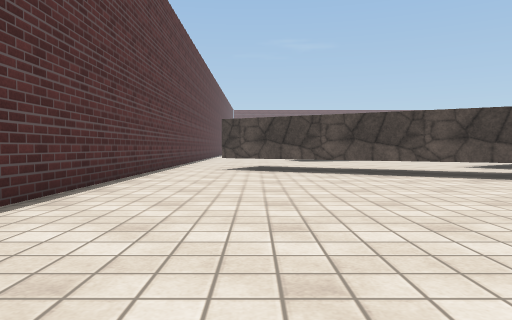
[1] (above)

16 first-person views from a walk through a 3-D level made in the Unity game engine. The camera is 0.58 m above the floor, tilts 2° down and sees 70° across. The floor is counted in squares, 1 m on a side. Each view is taken from the middle of a square. On the plan, view 1 faces up. The plan holds only what a view shows up to about 10 squares ahead; the rest is blank. The place goes on beyond the plan. The player character is not drawn. Surface patterns are stand-ins for the level's own textures.

[2]
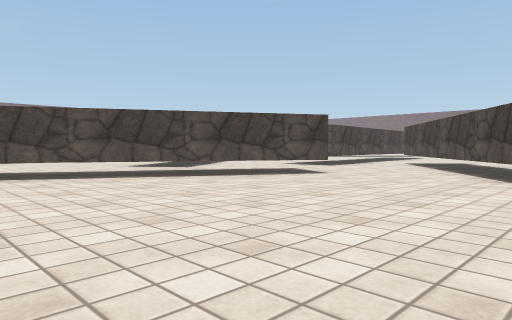

[3]
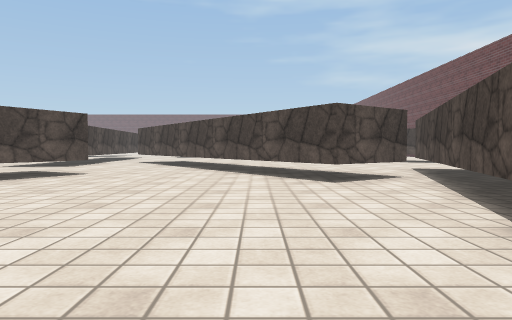

[4]
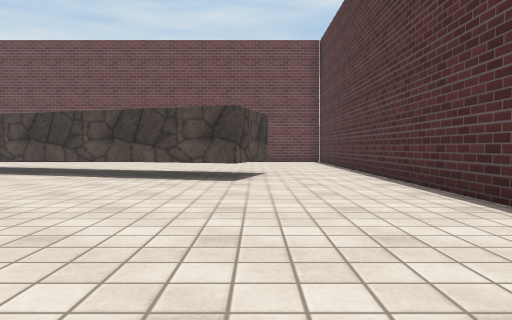

[5]
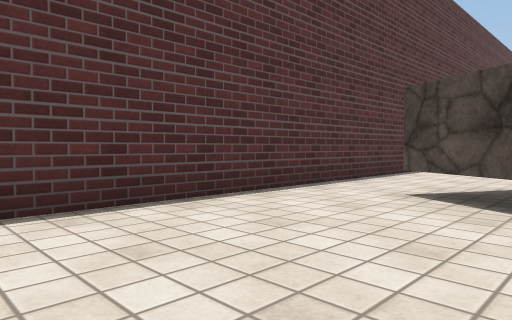

[6]
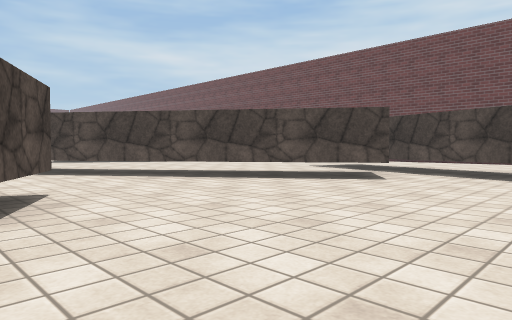

[7]
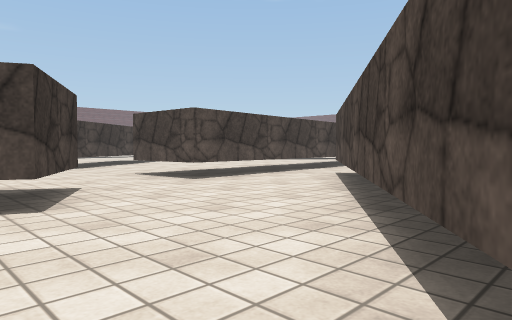

[8]
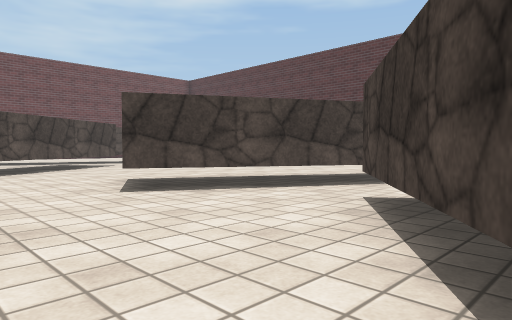

[9]
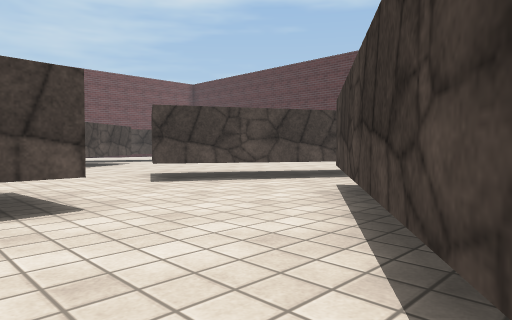

[10]
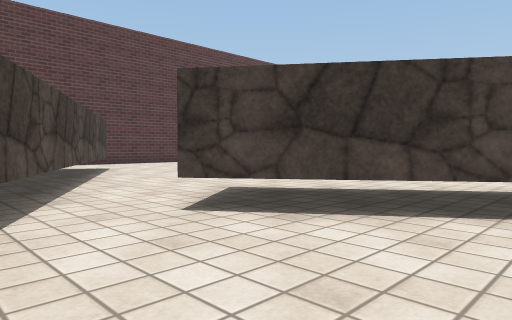

[11]
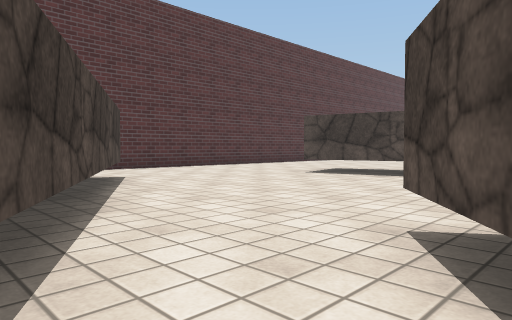

[12]
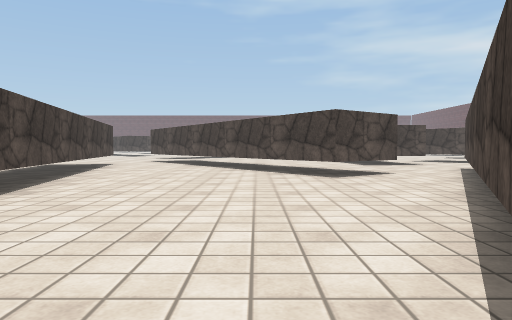

[13]
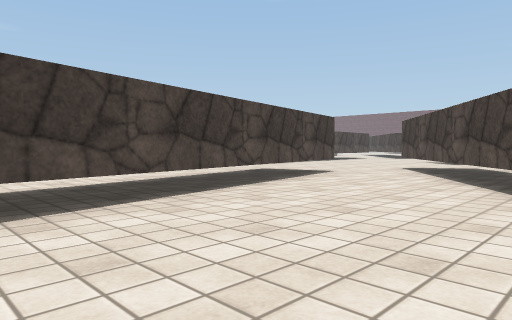

[14]
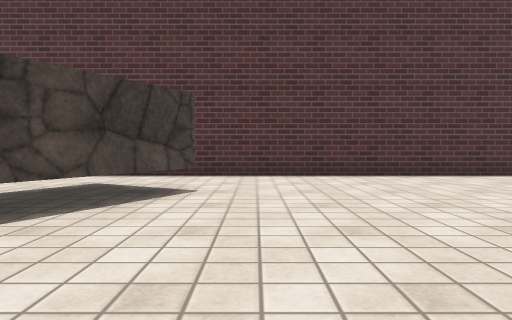

[15]
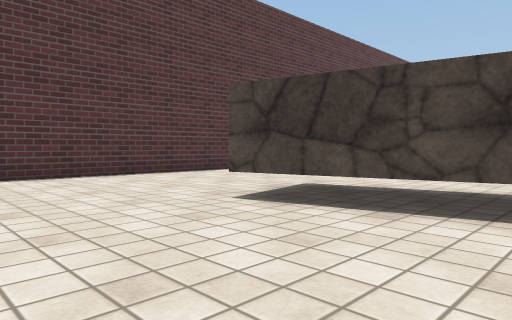

[16]
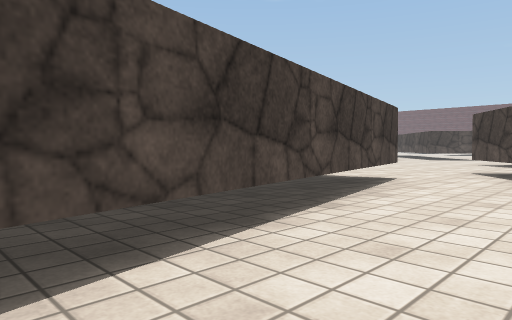

### Floor plan
Key: @ floor where view 1 was taken; # wall or solid block; . floor; T thing the floor can be seen under or through.
Columns run from 3 left of view 1 to 15 right of it. Each row starts with its distance up from view 1.
 16 #.... ######.....T
 15 #....##........TT
 14 #.............#T
 13 #............T#
 12 #..........TT##.
 11 #..T......T T#..
 10 #..TTT...TTT....
  9 #..TT TT..T.....
  8 #....TT TT....#
  7 #......TT T...#####
  6 #........TTT.......
  5 #.........TT.....#
  4 #..............###
  3 #.............##
  2 #...........###
  1 #..........##
  0 #..@.....###
 -1 #..####...# ..
 -2 #..#  #####...
 -3 #....     ###.
 -4 #.......

Positions as (right, up) in squares from view 1, and headings:
1: (0, 0), facing up
2: (1, 0), facing up-right
3: (0, 1), facing right
4: (0, 6), facing down
5: (1, 5), facing up-left
6: (3, 6), facing down-right
7: (7, 1), facing up-right
8: (11, 11), facing down-left
9: (12, 12), facing down-left
10: (10, 7), facing up-left
11: (7, 8), facing up-left
12: (-1, 12), facing right
13: (4, 12), facing up-right
14: (5, 12), facing left
15: (5, 12), facing up-left
16: (5, 14), facing up-right
